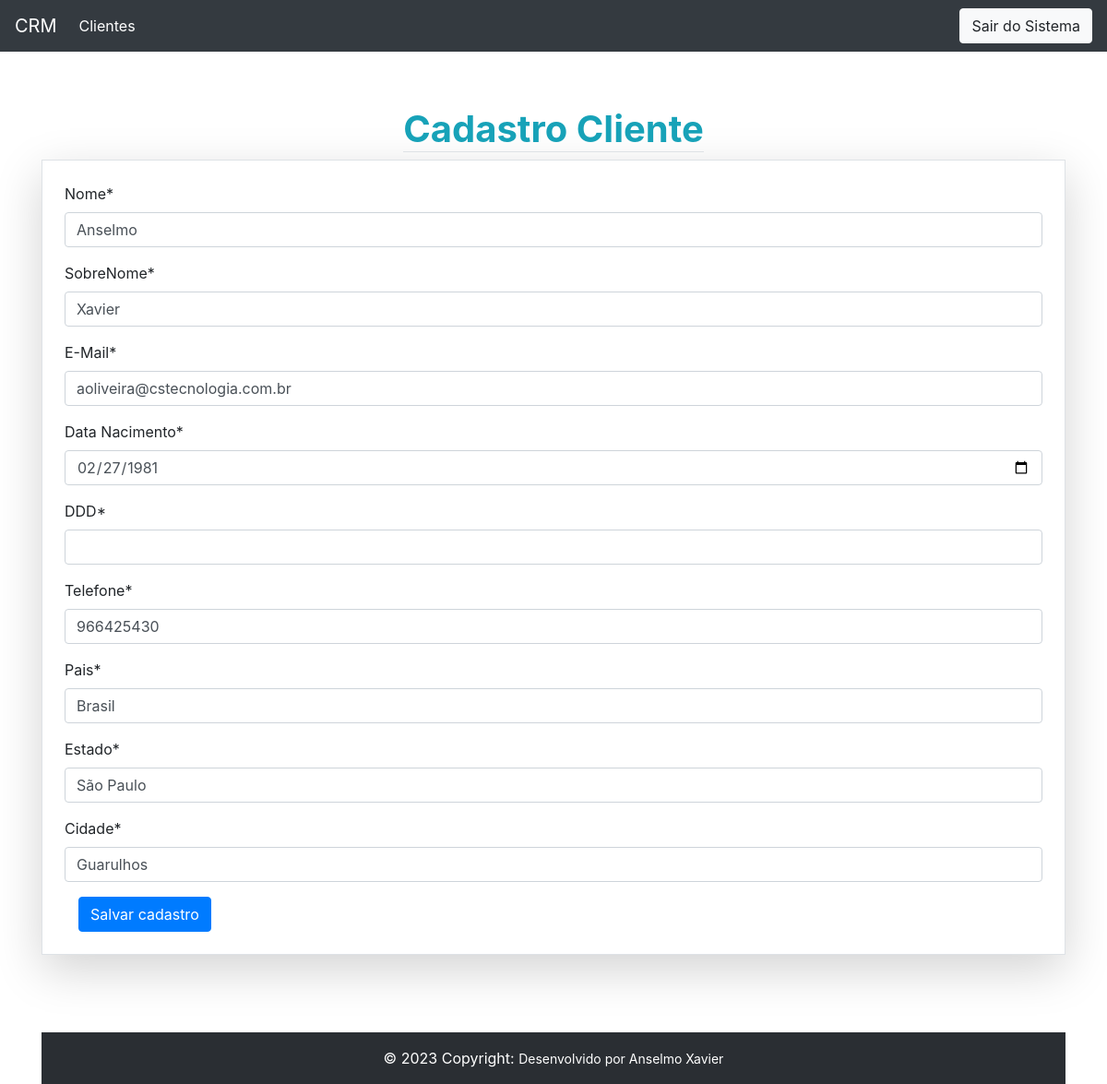
The page /customer/5/ on the database its author committed.
### customer/models.py (models this page shows, shortened)
class Customer(models.Model):
    first_name = models.CharField( max_length=30)
    last_name = models.CharField( max_length=50)
    email = models.EmailField()
    bird_date = models.DateField()
    area_code = models.CharField(max_length=3)
    phone_number = models.CharField(max_length=9)
    country = models.CharField(max_length=30)
    state = models.CharField(max_length=30)
    city = models.CharField(max_length=30)
    create_date = models.DateTimeField(auto_now_add=True)
    update_date = models.DateTimeField(auto_now=True)
    active = models.BooleanField(default=True)
    class Meta:
        db_table = "customer"

### customer/views.py (the view, shortened to what this page needs)
# urls.py: path('<int:id>/', UpdateCustomer.as_view(), name='update'),
class UpdateCustomer(UpdateView):
    template_name = "customer/customer_create.html"
    form_class = CustomerForm
    def get_object(self):
        id = self.kwargs.get('id')
        return get_object_or_404(Customer, id=id)

### customer/forms.py
class CustomerForm(forms.ModelForm):
    first_name = forms.CharField(label='Nome')
    last_name = forms.CharField(label='SobreNome')
    email = forms.EmailField(label='E-Mail')
    bird_date = forms.DateField(label='Data Nacimento', widget=DateInput())
    area_cade = forms.CharField(label='DDD')
    phone_number = forms.CharField(label='Telefone')
    country = forms.CharField(label='Pais')
    state = forms.CharField(label='Estado')
    city = forms.CharField(label='Cidade')
    class Meta:
        model = Customer
        fields = (
            "first_name",
            "last_name",
            "email",
            "bird_date",
            "area_cade",
            "phone_number",
            "country",
            "state",
            "city"
            )

### customer/templates/customer/customer_create.html (shortened to what this page needs)
{% extends "model-page.html" %}
{% load crispy_forms_tags %}
{% block content %}
<div class="d-grid gap-3 d-md-flex justify-content-md-center">
  <h1 class='text-center text-info border-bottom'><strong>Cadastro Cliente</strong></h1>
</div>
<form  method="post">
  <div class="shadow-lg p-4 mb-1 border ">
  {{ form|crispy }}
  <div class="col-12 mx-auto">
    <button class="btn btn-primary" type="submit">Salvar cadastro</button>
  </div>
</div>
</form>
{% endblock  %}

### core/templates/model-page.html (style rules this page uses)
html,body { height:100%; }

### rows shown on the page
Customer: first_name "Anselmo", last_name "Xavier", email "aoliveira@cstecnologia.com.br", bird_date "02/27/1981", phone_number "966425430", country "Brasil", state "São Paulo", city "Guarulhos"
